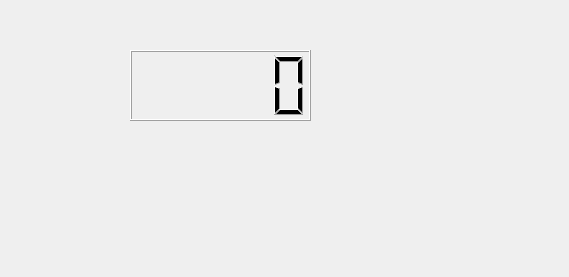
<?xml version="1.0" encoding="UTF-8"?>
<ui version="4.0">
 <class>Widget</class>
 <widget class="QWidget" name="Widget">
  <property name="geometry">
   <rect>
    <x>0</x>
    <y>0</y>
    <width>569</width>
    <height>277</height>
   </rect>
  </property>
  <property name="windowTitle">
   <string>Widget</string>
  </property>
  <widget class="QLCDNumber" name="lcdNumber">
   <property name="geometry">
    <rect>
     <x>130</x>
     <y>50</y>
     <width>181</width>
     <height>71</height>
    </rect>
   </property>
  </widget>
 </widget>
 <resources/>
 <connections/>
</ui>
